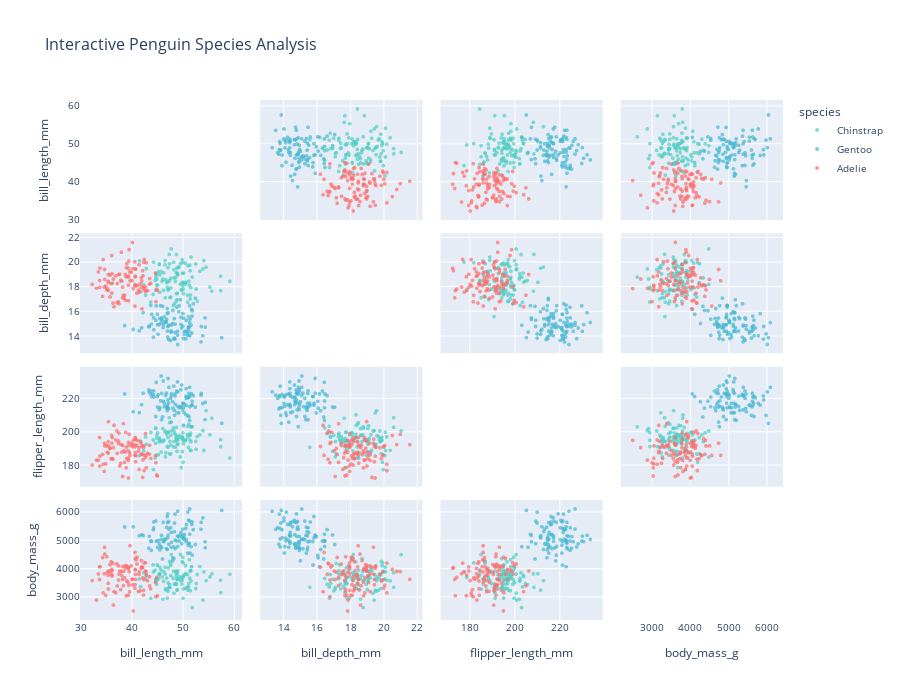

Here is the notebook cell this chart was saved with:
### Markdown cell above
## 4. Pair Plots and Multivariate Exploration

Pair plots (scatter plot matrices) show relationships between all pairs of variables simultaneously, making them invaluable for exploratory data analysis.

### Key Concepts:
- **Diagonal plots**: Distribution of individual variables
- **Off-diagonal plots**: Pairwise relationships
- **Grouping by categories**: Color-coding for different groups
- **Regression lines**: Trend identification across pairs

### Code cell
print("Creating pair plots and multivariate exploration...")

# 1. Seaborn pair plot for penguin data
print("🐧 Penguin species pair plot...")

# Select numeric columns for analysis
numeric_cols = ['bill_length_mm', 'bill_depth_mm', 'flipper_length_mm', 'body_mass_g']
penguins_clean = penguins[['species'] + numeric_cols].dropna()

# Create pair plot with species grouping
g = sns.pairplot(penguins_clean, hue='species', diag_kind='hist',
                plot_kws={'alpha': 0.7, 's': 40},
                diag_kws={'alpha': 0.7})
g.fig.suptitle('Penguin Species Comparison - Pair Plot', y=1.02, fontsize=16)
plt.show()

# 2. Custom pair plot with regression lines
print("\n📊 Custom pair plot with enhanced features...")

# Create custom pair plot for air quality data
vars_to_plot = ['temperature', 'humidity', 'pm25', 'ozone']
air_subset = air_quality[vars_to_plot + ['region']].copy()

g = sns.pairplot(air_subset, hue='region', kind='reg',
                plot_kws={'scatter_kws': {'alpha': 0.6, 's': 30},
                         'line_kws': {'linewidth': 2}},
                diag_kws={'alpha': 0.7})
g.fig.suptitle('Air Quality Variables by Region - With Regression Lines', y=1.02, fontsize=16)
plt.show()

# 3. Advanced pair plot with different plot types
print("\n🎨 Mixed plot types pair plot...")

# Create figure for custom pair plot
fig, axes = plt.subplots(3, 3, figsize=(15, 15))
fig.suptitle('Mixed Plot Types - Penguin Analysis', fontsize=16, fontweight='bold')

# Define variables and colors
vars_to_analyze = ['bill_length_mm', 'bill_depth_mm', 'flipper_length_mm']
colors = {'Adelie': '#FF6B6B', 'Chinstrap': '#4ECDC4', 'Gentoo': '#45B7D1'}

for i, var_y in enumerate(vars_to_analyze):
    for j, var_x in enumerate(vars_to_analyze):
        ax = axes[i, j]
        
        if i == j:
            # Diagonal: density plots
            for species in penguins_clean['species'].unique():
                species_data = penguins_clean[penguins_clean['species'] == species]
                ax.hist(species_data[var_x], alpha=0.6, label=species, 
                       color=colors[species], bins=15, density=True)
            ax.set_ylabel('Density')
            if i == 0:
                ax.legend(loc='upper right')
        elif i > j:
            # Lower triangle: scatter plots with regression
            for species in penguins_clean['species'].unique():
                species_data = penguins_clean[penguins_clean['species'] == species]
                ax.scatter(species_data[var_x], species_data[var_y], 
                          alpha=0.7, label=species, color=colors[species], s=40)
            
            # Add overall regression line
            sns.regplot(data=penguins_clean, x=var_x, y=var_y, ax=ax,
                       scatter=False, color='gray', line_kws={'linewidth': 2, 'alpha': 0.8})
            
            # Add correlation coefficient
            corr = penguins_clean[var_x].corr(penguins_clean[var_y])
            ax.text(0.05, 0.95, f'r = {corr:.2f}', transform=ax.transAxes,
                   bbox=dict(boxstyle='round', facecolor='white', alpha=0.8),
                   verticalalignment='top')
        else:
            # Upper triangle: hexbin plots
            ax.hexbin(penguins_clean[var_x], penguins_clean[var_y], 
                     gridsize=15, cmap='Blues', alpha=0.7)
            
        ax.set_xlabel(var_x.replace('_', ' ').title())
        ax.set_ylabel(var_y.replace('_', ' ').title())
        ax.grid(True, alpha=0.3)

plt.tight_layout()
plt.show()

# 4. Interactive pair plot with Plotly
print("\n🔍 Interactive multivariate exploration...")

# Create interactive scatter matrix
fig = px.scatter_matrix(
    penguins_clean,
    dimensions=numeric_cols,
    color='species',
    title="Interactive Penguin Species Analysis",
    height=700,
    color_discrete_map={'Adelie': '#FF6B6B', 'Chinstrap': '#4ECDC4', 'Gentoo': '#45B7D1'}
)

# Update traces for better visibility
fig.update_traces(diagonal_visible=False, marker=dict(size=4, opacity=0.7))

# Update layout
fig.update_layout(
    font=dict(size=10),
    title_font_size=16
)

fig.show()

# 5. Correlation comparison across groups
print("\n📈 Group-wise correlation analysis...")

# Compare correlations between regions
regions = air_quality['region'].unique()
correlation_by_region = {}

for region in regions:
    region_data = air_quality[air_quality['region'] == region]
    correlation_by_region[region] = region_data[vars_to_plot].corr()

# Create subplot for regional correlations
fig, axes = plt.subplots(2, 2, figsize=(16, 12))
fig.suptitle('Correlation Patterns by Region', fontsize=16, fontweight='bold')

for i, region in enumerate(regions):
    row, col = i // 2, i % 2
    sns.heatmap(correlation_by_region[region], annot=True, cmap='RdBu_r', 
               center=0, vmin=-1, vmax=1, ax=axes[row, col],
               cbar_kws={'label': 'Correlation'})
    axes[row, col].set_title(f'{region} Region')

plt.tight_layout()
plt.show()

print("✅ Pair plot analysis complete!")
print("\n🔍 Key Insights:")
print("• Pair plots reveal multivariate patterns at a glance")
print("• Diagonal plots show individual variable distributions")
print("• Grouping by categories reveals cluster patterns")
print("• Interactive plots enable detailed exploration")
print("• Correlation patterns can vary significantly by group")

### Figure 1 — Plotly figure (JSON) as saved in the notebook; plotly's stock layout.template omitted (floating-point values rounded to 4 significant figures)
{"data": [{"diagonal": {"visible": false}, "dimensions": [{"axis": {"matches": true}, "label": "bill_length_mm", "values": [44.91, 48.51, 53.3, 47.08, 47.63, 44.55, 45.49, 42.68, 50.52, 48.67, 45.36, 51.15, 57.37, 45.49, 47.09, 50.15, 42.83, 50.01, 52.5, 49.97, 48.67, 55.28, 45.91, 50.89, 47.69, 55.65, 54.52, 45.72, 57.36, 48.23, 44.23, 47.6, 51.82, 48.7, 51.57, 48.59, 59.17, 49.84, 49.54, 51.24, 45.03, 45.19, 46.55, 50.01, 47.61, 45.38, 42.3, 48.83, 48.99, 49.8, 47.37, 47.46, 44.86, 48.9, 46.06, 48.25, 50.99, 53.9, 46.21, 50.1, 54.1, 51.33, 47.06, 51.42, 47.32, 51.42, 51.55, 47.39, 44.88, 49.03, 46.93, 49.26, 46.64, 50.49, 48.11, 41.7, 43.72, 46.2, 48.17, 49.88, 50.04, 52.58, 52.79, 48.71, 48.9, 48.35, 48.83, 51.46, 46.5, 50.38, 49.68, 50.58, 44.64, 49.89, 46.49, 41.5, 47.13, 48.89, 44.67, 49.51, 44.67, 44.16, 46.81, 51.08, 50.95]}, {"axis": {"matches": true}, "label": "bill_depth_mm", "values": [18.62, 18.43, 19.25, 19.55, 18.68, 18.51, 18.96, 17.31, 18.27, 19.15, 19.81, 18.45, 17.68, 17.56, 17.74, 19.1, 19.46, 17.82, 19.84, 18.08, 16.83, 17.98, 18.44, 17.32, 21.05, 17.64, 19.58, 19.23, 18.85, 19.37, 19.99, 17.17, 18.78, 20.6, 20.4, 18.76, 18.44, 18.33, 19.9, 18.12, 18.12, 19.21, 17.11, 19.94, 17.9, 19.84, 18.16, 16.96, 18.98, 17.71, 19.86, 17.12, 18.96, 17.47, 18.62, 18.71, 19.69, 19.44, 19.11, 17.44, 20.12, 19.75, 18.38, 17.02, 20.61, 19.29, 17.93, 18.5, 18.12, 19.55, 17.95, 19.61, 18.56, 19.91, 16.48, 17.61, 16.77, 17.72, 19.98, 20.19, 18.37, 17.82, 16.82, 17.43, 19.07, 16.62, 19.5, 17.33, 20.11, 18.21, 17.76, 18.35, 17.72, 19.08, 19.78, 20.09, 17.77, 19.03, 19.06, 18.19, 18.8, 17.38, 18.35, 15.59, 16.75]}, {"axis": {"matches": true}, "label": "flipper_length_mm", "values": [198.1, 191.0, 198.3, 191.0, 198.0, 184.4, 194.9, 197.0, 195.6, 196.2, 194.1, 204.7, 191.2, 195.8, 199.9, 203.8, 192.6, 195.1, 194.4, 199.6, 196.9, 198.3, 194.1, 198.5, 200.6, 208.3, 212.8, 188.0, 195.4, 200.6, 177.5, 186.8, 203.1, 202.8, 189.0, 198.3, 184.4, 196.6, 196.9, 198.2, 199.6, 186.4, 185.1, 181.8, 192.1, 196.4, 188.7, 188.4, 195.5, 196.1, 187.0, 194.3, 186.1, 197.2, 202.1, 194.2, 197.3, 200.9, 195.1, 193.0, 189.0, 195.3, 196.7, 198.1, 208.6, 189.1, 194.1, 205.6, 196.2, 192.8, 191.3, 197.8, 187.5, 195.0, 202.4, 194.5, 199.8, 194.8, 191.1, 197.1, 204.0, 189.7, 197.3, 194.8, 192.7, 199.2, 211.5, 199.4, 199.9, 194.8, 178.7, 210.3, 193.3, 188.3, 200.6, 185.9, 199.8, 195.4, 202.3, 185.1, 202.3, 195.2, 198.6, 190.8, 203.5]}, {"axis": {"matches": true}, "label": "body_mass_g", "values": [3635.0, 3453.0, 4067.0, 3192.0, 3748.0, 3945.0, 4043.0, 3648.0, 3303.0, 3744.0, 3785.0, 3471.0, 3149.0, 3823.0, 3494.0, 3757.0, 3782.0, 2951.0, 3293.0, 4394.0, 3471.0, 3705.0, 3700.0, 3784.0, 4492.0, 3809.0, 3570.0, 3950.0, 3590.0, 3128.0, 3878.0, 4179.0, 2621.0, 3851.0, 3564.0, 3895.0, 3799.0, 4238.0, 3568.0, 4313.0, 3595.0, 3660.0, 3276.0, 4201.0, 4110.0, 3798.0, 3849.0, 3616.0, 3920.0, 3453.0, 4250.0, 3331.0, 3440.0, 3827.0, 2915.0, 4350.0, 3235.0, 2883.0, 3894.0, 3280.0, 3881.0, 3655.0, 3299.0, 3212.0, 3336.0, 3909.0, 3919.0, 3428.0, 3631.0, 3617.0, 2954.0, 3709.0, 3244.0, 4099.0, 3650.0, 3354.0, 2950.0, 3552.0, 3908.0, 3581.0, 3713.0, 3470.0, 3789.0, 3447.0, 3649.0, 3443.0, 3238.0, 3927.0, 4045.0, 3790.0, 3681.0, 3816.0, 3611.0, 3673.0, 3804.0, 3631.0, 4025.0, 3256.0, 3559.0, 4495.0, 3571.0, 4130.0, 3664.0, 3340.0, 3350.0]}], "hovertemplate": "species=Chinstrap<br>%{xaxis.title.text}=%{x}<br>%{yaxis.title.text}=%{y}<extra></extra>", "legendgroup": "Chinstrap", "marker": {"color": "#4ECDC4", "opacity": 0.7, "size": 4, "symbol": "circle"}, "name": "Chinstrap", "showlegend": true, "type": "splom"}, {"diagonal": {"visible": false}, "dimensions": [{"axis": {"matches": true}, "label": "bill_length_mm", "values": [50.08, 42.2, 51.37, 51.17, 45.72, 45.03, 43.41, 49.99, 48.34, 51.68, 51.03, 51.77, 49.18, 50.24, 45.49, 44.99, 49.5, 51.18, 49.6, 43.7, 47.01, 48.3, 47.68, 44.3, 46.0, 52.41, 44.77, 50.94, 48.44, 49.61, 47.2, 45.83, 51.3, 49.26, 41.45, 40.26, 47.75, 46.34, 45.37, 45.81, 43.8, 50.64, 48.93, 44.25, 52.01, 47.59, 49.74, 54.36, 47.24, 48.44, 38.6, 50.25, 47.03, 51.1, 45.62, 46.93, 48.48, 43.29, 53.89, 51.58, 53.53, 44.7, 48.96, 46.81, 50.11, 54.32, 47.18, 46.59, 47.68, 49.97, 46.98, 50.6, 46.39, 51.29, 41.91, 57.59, 51.72, 48.79, 47.08, 53.57, 48.96, 45.12, 48.03, 50.69, 48.18, 46.13, 46.76, 50.56, 47.97, 43.87, 51.82, 46.15, 46.91, 51.33, 50.93, 44.21]}, {"axis": {"matches": true}, "label": "bill_depth_mm", "values": [13.81, 15.91, 15.38, 14.4, 15.11, 14.93, 14.8, 15.84, 13.85, 16.17, 14.7, 15.62, 15.98, 14.14, 15.43, 15.78, 16.95, 14.79, 14.96, 16.49, 13.93, 15.42, 14.42, 14.52, 16.42, 17.08, 16.45, 14.06, 14.29, 15.52, 13.73, 15.46, 16.46, 16.47, 14.43, 14.55, 14.91, 15.57, 14.94, 15.35, 14.96, 15.29, 14.39, 15.48, 16.62, 13.66, 14.66, 14.73, 14.89, 13.76, 14.86, 14.38, 14.79, 14.66, 16.47, 16.24, 14.97, 14.76, 14.04, 14.89, 13.54, 15.29, 14.09, 15.38, 15.45, 15.48, 14.85, 15.1, 14.33, 14.82, 14.42, 14.4, 15.21, 15.1, 14.68, 13.88, 14.25, 16.34, 15.9, 14.78, 13.33, 14.15, 16.08, 14.4, 13.81, 14.7, 15.17, 13.78, 15.02, 15.76, 16.06, 14.94, 15.83, 14.04, 14.18, 13.92]}, {"axis": {"matches": true}, "label": "flipper_length_mm", "values": [214.6, 223.3, 215.2, 223.2, 233.6, 215.0, 223.9, 217.3, 210.0, 222.9, 221.0, 216.1, 211.5, 211.5, 214.6, 221.2, 215.0, 209.3, 225.4, 222.8, 214.6, 213.0, 221.5, 221.0, 209.0, 214.9, 229.8, 221.0, 222.9, 215.4, 214.0, 223.2, 207.0, 214.5, 211.6, 212.1, 223.0, 217.3, 213.3, 207.4, 224.6, 220.2, 230.1, 224.7, 221.8, 220.2, 228.2, 217.8, 226.8, 221.7, 222.9, 216.6, 219.3, 220.5, 218.7, 212.8, 216.6, 225.3, 217.2, 203.2, 222.2, 209.3, 215.5, 214.2, 217.3, 207.4, 217.5, 221.9, 206.0, 213.3, 215.1, 226.1, 215.2, 226.8, 216.4, 205.2, 216.3, 224.6, 232.2, 223.2, 224.1, 222.4, 214.4, 216.0, 227.5, 218.5, 223.4, 221.4, 218.2, 221.2, 218.5, 230.6, 216.2, 221.4, 210.0, 222.6]}, {"axis": {"matches": true}, "label": "body_mass_g", "values": [5041.0, 5163.0, 4543.0, 4894.0, 5028.0, 4744.0, 5136.0, 5082.0, 5607.0, 4062.0, 4822.0, 5643.0, 5129.0, 5072.0, 4656.0, 4122.0, 5186.0, 4875.0, 5130.0, 4972.0, 5088.0, 5296.0, 5274.0, 5645.0, 4338.0, 4849.0, 4969.0, 4545.0, 5006.0, 5274.0, 4861.0, 4742.0, 5211.0, 4973.0, 5157.0, 5474.0, 4930.0, 4960.0, 4869.0, 5168.0, 4641.0, 5017.0, 5145.0, 5438.0, 5375.0, 5441.0, 4875.0, 4729.0, 5394.0, 5920.0, 5468.0, 5200.0, 5928.0, 5708.0, 4778.0, 4673.0, 4705.0, 4720.0, 5788.0, 4770.0, 5388.0, 5675.0, 4777.0, 5454.0, 5154.0, 4944.0, 5662.0, 5032.0, 4751.0, 5388.0, 5622.0, 4950.0, 5038.0, 6102.0, 5191.0, 6052.0, 5557.0, 4973.0, 5173.0, 5631.0, 6024.0, 4978.0, 4379.0, 5552.0, 4763.0, 5629.0, 4702.0, 5417.0, 4273.0, 4957.0, 4470.0, 4951.0, 5838.0, 5677.0, 5990.0, 5368.0]}], "hovertemplate": "species=Gentoo<br>%{xaxis.title.text}=%{x}<br>%{yaxis.title.text}=%{y}<extra></extra>", "legendgroup": "Gentoo", "marker": {"color": "#45B7D1", "opacity": 0.7, "size": 4, "symbol": "circle"}, "name": "Gentoo", "showlegend": true, "type": "splom"}, {"diagonal": {"visible": false}, "dimensions": [{"axis": {"matches": true}, "label": "bill_length_mm", "values": [44.62, 43.69, 36.31, 33.08, 38.04, 42.12, 43.06, 38.35, 35.43, 42.64, 38.92, 39.9, 39.27, 42.17, 38.79, 35.17, 42.79, 40.27, 34.6, 44.71, 37.93, 38.45, 36.85, 39.33, 42.28, 42.41, 37.07, 41.42, 39.47, 40.67, 40.6, 34.39, 40.13, 36.13, 41.0, 36.51, 34.66, 40.06, 32.23, 37.81, 35.42, 38.73, 38.2, 43.47, 40.58, 39.36, 42.28, 39.02, 36.03, 33.68, 40.67, 37.47, 38.58, 36.17, 35.72, 35.94, 37.39, 36.1, 39.56, 33.71, 43.45, 39.31, 42.67, 37.15, 45.0, 41.93, 40.1, 36.41, 41.04, 40.66, 34.28, 41.98, 35.38, 42.34, 38.88, 35.38, 33.46, 37.39, 34.68, 40.71, 41.41, 44.85, 34.91, 41.61, 40.62, 39.32, 39.42, 38.18, 39.64, 35.73, 37.64, 41.87, 40.81, 33.76, 41.84, 41.3, 35.08, 42.84, 40.73]}, {"axis": {"matches": true}, "label": "bill_depth_mm", "values": [19.11, 18.27, 16.68, 17.88, 18.45, 19.3, 17.67, 17.31, 18.99, 17.62, 19.54, 19.16, 18.79, 18.89, 16.91, 17.86, 19.96, 17.86, 17.97, 16.79, 20.79, 17.06, 18.88, 18.84, 17.99, 20.2, 16.71, 17.56, 21.0, 18.85, 16.44, 20.2, 19.46, 19.06, 17.48, 16.38, 19.39, 18.5, 18.18, 18.52, 17.7, 18.99, 17.97, 18.66, 20.02, 16.85, 17.79, 19.87, 20.52, 18.5, 18.18, 16.62, 17.31, 18.29, 18.94, 18.25, 16.79, 17.49, 19.2, 17.94, 18.2, 19.5, 17.97, 18.26, 17.69, 18.45, 21.58, 18.62, 18.08, 18.8, 17.22, 16.22, 18.35, 19.97, 18.8, 18.45, 19.2, 18.98, 18.59, 19.42, 19.78, 17.81, 18.05, 18.21, 18.1, 18.12, 20.08, 17.11, 18.48, 17.17, 19.01, 18.72, 18.08, 19.51, 17.97, 17.73, 17.74, 17.69, 19.45]}, {"axis": {"matches": true}, "label": "flipper_length_mm", "values": [186.0, 184.2, 183.7, 183.2, 188.0, 172.8, 187.3, 205.0, 206.3, 184.6, 191.0, 193.3, 188.8, 183.3, 199.8, 187.8, 185.9, 195.0, 176.4, 181.6, 192.5, 188.8, 195.2, 183.0, 190.8, 176.9, 200.7, 177.6, 198.6, 196.7, 186.0, 180.7, 191.3, 184.1, 191.9, 204.0, 193.2, 192.1, 180.2, 181.2, 191.8, 188.0, 192.0, 192.1, 191.1, 193.9, 191.7, 184.1, 197.9, 196.7, 195.9, 199.4, 181.8, 196.7, 190.3, 184.0, 193.1, 193.3, 187.5, 179.6, 186.7, 172.4, 199.1, 187.2, 173.6, 186.8, 192.5, 190.7, 195.0, 187.5, 186.6, 191.3, 187.4, 186.3, 178.5, 194.3, 183.0, 194.6, 191.7, 195.8, 190.6, 174.2, 180.9, 194.4, 192.4, 184.3, 191.9, 173.3, 186.0, 190.1, 179.6, 186.4, 185.8, 185.5, 193.2, 188.6, 191.7, 178.6, 182.2]}, {"axis": {"matches": true}, "label": "body_mass_g", "values": [3508.0, 3283.0, 4183.0, 2885.0, 3753.0, 4034.0, 3571.0, 3396.0, 3915.0, 3916.0, 4095.0, 4093.0, 3515.0, 3677.0, 4102.0, 3861.0, 3881.0, 2500.0, 3816.0, 3007.0, 3897.0, 3905.0, 3142.0, 4006.0, 3229.0, 4191.0, 4162.0, 3882.0, 3893.0, 3961.0, 4569.0, 3140.0, 3424.0, 3737.0, 4159.0, 3182.0, 4748.0, 3624.0, 3574.0, 3255.0, 3276.0, 4015.0, 4074.0, 3387.0, 3308.0, 4052.0, 3059.0, 3561.0, 3967.0, 3611.0, 4354.0, 3796.0, 3673.0, 3931.0, 4138.0, 4238.0, 3592.0, 3782.0, 3178.0, 4057.0, 3713.0, 4010.0, 4208.0, 3383.0, 3036.0, 4055.0, 3617.0, 2710.0, 4401.0, 3964.0, 4390.0, 4048.0, 3759.0, 3604.0, 3035.0, 3475.0, 3810.0, 4092.0, 4510.0, 3796.0, 3790.0, 3686.0, 3051.0, 3209.0, 3431.0, 3053.0, 3409.0, 3613.0, 4803.0, 3873.0, 3912.0, 4282.0, 4305.0, 4062.0, 4001.0, 3191.0, 4419.0, 3761.0, 3617.0]}], "hovertemplate": "species=Adelie<br>%{xaxis.title.text}=%{x}<br>%{yaxis.title.text}=%{y}<extra></extra>", "legendgroup": "Adelie", "marker": {"color": "#FF6B6B", "opacity": 0.7, "size": 4, "symbol": "circle"}, "name": "Adelie", "showlegend": true, "type": "splom"}], "layout": {"dragmode": "select", "font": {"size": 10}, "height": 700, "legend": {"title": {"text": "species"}, "tracegroupgap": 0}, "title": {"font": {"size": 16}, "text": "Interactive Penguin Species Analysis"}}}
